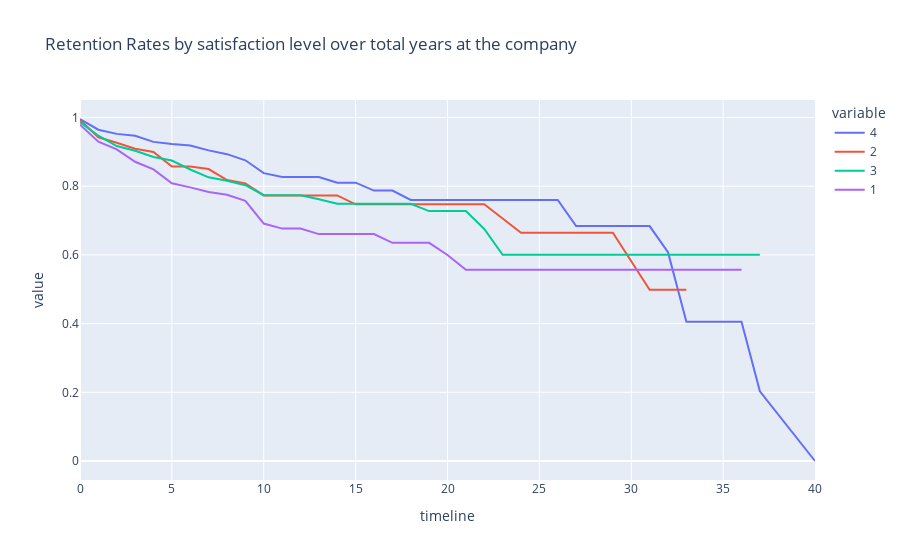

Notebook code cell kept with this figure:
### Markdown cell above
## 6. Let's find out how job satisfaction affects retention rates. Generate and plot survival curves for each level of job satisfaction by number of years at the company.

### Code cell
satisfaction_years = survival(data, 'JobSatisfaction', 'YearsAtCompany', 'Attrition')
px.line(data_frame = satisfaction_years, title = 'Retention Rates by satisfaction level over total years at the company')

### Figure 1 — Plotly figure (JSON) as saved in the notebook; plotly's stock layout.template omitted (floating-point values rounded to 4 significant figures)
{"data": [{"hovertemplate": "variable=4<br>timeline=%{x}<br>value=%{y}<extra></extra>", "legendgroup": "4", "line": {"color": "#636efa", "dash": "solid"}, "marker": {"symbol": "circle"}, "mode": "lines", "name": "4", "orientation": "v", "showlegend": true, "type": "scatter", "x": [0, 1, 2, 3, 4, 5, 6, 7, 8, 9, 10, 11, 12, 13, 14, 15, 16, 17, 18, 19, 20, 21, 22, 23, 24, 25, 26, 27, 29, 30, 31, 32, 33, 34, 36, 37, 40], "xaxis": "x", "y": [0.9956, 0.9645, 0.9523, 0.9469, 0.929, 0.9226, 0.9185, 0.9043, 0.8933, 0.8754, 0.838, 0.8268, 0.8268, 0.8268, 0.8103, 0.8103, 0.7872, 0.7872, 0.76, 0.76, 0.76, 0.76, 0.76, 0.76, 0.76, 0.76, 0.76, 0.684, 0.684, 0.684, 0.684, 0.608, 0.4053, 0.4053, 0.4053, 0.2027, 0], "yaxis": "y"}, {"hovertemplate": "variable=2<br>timeline=%{x}<br>value=%{y}<extra></extra>", "legendgroup": "2", "line": {"color": "#EF553B", "dash": "solid"}, "marker": {"symbol": "circle"}, "mode": "lines", "name": "2", "orientation": "v", "showlegend": true, "type": "scatter", "x": [0, 1, 2, 3, 4, 5, 6, 7, 8, 9, 10, 11, 12, 13, 14, 15, 16, 17, 18, 19, 20, 21, 22, 23, 24, 25, 26, 27, 29, 30, 31, 32, 33, 34, 36, 37, 40], "xaxis": "x", "y": [0.9929, 0.9423, 0.9263, 0.9091, 0.8996, 0.8573, 0.8573, 0.85, 0.8179, 0.8083, 0.7731, 0.7731, 0.7731, 0.7731, 0.7731, 0.7474, 0.7474, 0.7474, 0.7474, 0.7474, 0.7474, 0.7474, 0.7474, 0.7059, 0.6643, 0.6643, 0.6643, 0.6643, 0.6643, 0.5813, 0.4983, 0.4983, 0.4983, null, null, null, null], "yaxis": "y"}, {"hovertemplate": "variable=3<br>timeline=%{x}<br>value=%{y}<extra></extra>", "legendgroup": "3", "line": {"color": "#00cc96", "dash": "solid"}, "marker": {"symbol": "circle"}, "mode": "lines", "name": "3", "orientation": "v", "showlegend": true, "type": "scatter", "x": [0, 1, 2, 3, 4, 5, 6, 7, 8, 9, 10, 11, 12, 13, 14, 15, 16, 17, 18, 19, 20, 21, 22, 23, 24, 25, 26, 27, 29, 30, 31, 32, 33, 34, 36, 37, 40], "xaxis": "x", "y": [0.9864, 0.9471, 0.917, 0.9033, 0.8849, 0.8748, 0.8487, 0.8259, 0.8157, 0.8028, 0.7739, 0.7739, 0.7739, 0.7618, 0.7489, 0.7489, 0.7489, 0.7489, 0.7489, 0.7275, 0.7275, 0.7275, 0.6755, 0.6005, 0.6005, 0.6005, 0.6005, 0.6005, 0.6005, 0.6005, 0.6005, 0.6005, 0.6005, 0.6005, 0.6005, 0.6005, null], "yaxis": "y"}, {"hovertemplate": "variable=1<br>timeline=%{x}<br>value=%{y}<extra></extra>", "legendgroup": "1", "line": {"color": "#ab63fa", "dash": "solid"}, "marker": {"symbol": "circle"}, "mode": "lines", "name": "1", "orientation": "v", "showlegend": true, "type": "scatter", "x": [0, 1, 2, 3, 4, 5, 6, 7, 8, 9, 10, 11, 12, 13, 14, 15, 16, 17, 18, 19, 20, 21, 22, 23, 24, 25, 26, 27, 29, 30, 31, 32, 33, 34, 36, 37, 40], "xaxis": "x", "y": [0.9792, 0.9297, 0.9071, 0.8711, 0.8489, 0.8087, 0.7965, 0.7833, 0.7752, 0.7572, 0.6913, 0.6766, 0.6766, 0.6605, 0.6605, 0.6605, 0.6605, 0.6351, 0.6351, 0.6351, 0.5998, 0.557, 0.557, 0.557, 0.557, 0.557, 0.557, 0.557, 0.557, 0.557, 0.557, 0.557, 0.557, 0.557, 0.557, null, null], "yaxis": "y"}], "layout": {"autosize": true, "legend": {"title": {"text": "variable"}, "tracegroupgap": 0}, "title": {"text": "Retention Rates by satisfaction level over total years at the company"}, "xaxis": {"anchor": "y", "autorange": true, "domain": [0, 1], "range": [0, 40], "title": {"text": "timeline"}, "type": "linear"}, "yaxis": {"anchor": "x", "autorange": true, "domain": [0, 1], "range": [-0.05531, 1.051], "title": {"text": "value"}, "type": "linear"}}}
